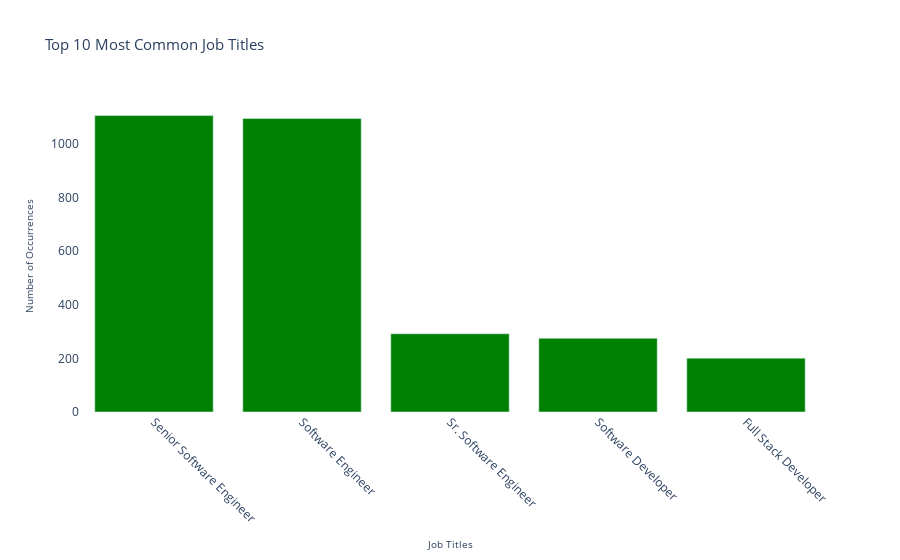

This figure's notebook cell:
### Code cell
import plotly.graph_objects as go

# Assuming common_titles is a pandas Series with the job titles as the index and their occurrences as the values

fig = go.Figure()

# Plotting the bar chart
fig.add_trace(go.Bar(
    x=common_titles.index,
    y=common_titles.values,
    marker_color='green',
))

# Adding titles and labels
fig.update_layout(
    title='Top 10 Most Common Job Titles',
    xaxis_title='Job Titles',
    yaxis_title='Number of Occurrences',
    title_font_size=15,
    xaxis=dict(tickangle=45),
    yaxis=dict(titlefont=dict(size=10)),
    xaxis_title_font=dict(size=10),
    plot_bgcolor='white',
    showlegend=False
)

fig.show()

### Figure 1 — Plotly figure (JSON) as saved in the notebook; plotly's stock layout.template omitted (floating-point values rounded to 4 significant figures)
{"data": [{"marker": {"color": "green"}, "type": "bar", "x": ["Senior Software Engineer", "Software Engineer", "Sr. Software Engineer", "Software Developer", "Full Stack Developer"], "y": [1106, 1095, 292, 275, 201]}], "layout": {"autosize": true, "plot_bgcolor": "white", "showlegend": false, "title": {"font": {"size": 15}, "text": "Top 10 Most Common Job Titles"}, "xaxis": {"autorange": true, "range": [-0.5, 4.5], "tickangle": 45, "title": {"font": {"size": 10}, "text": "Job Titles"}, "type": "category"}, "yaxis": {"autorange": true, "range": [0, 1164.0], "title": {"font": {"size": 10}, "text": "Number of Occurrences"}, "type": "linear"}}}
